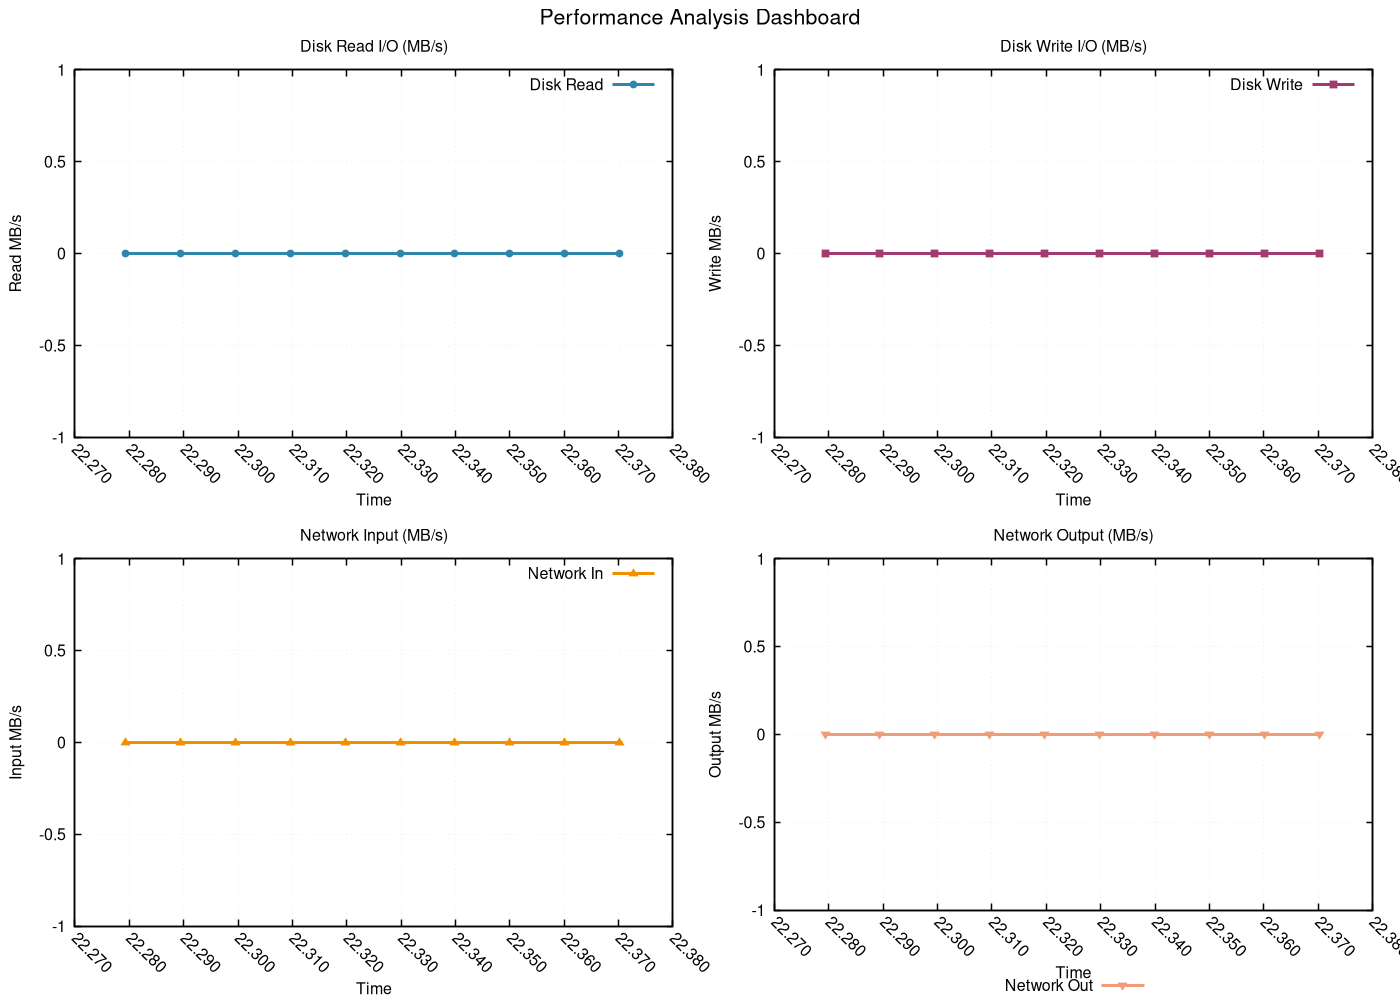

This chart was generated by the following gnuplot code:
# GNUplot script for performance metrics
set terminal pngcairo enhanced font 'Helvetica,12' size 1400,1000
set output 'png/interpolation_search_20260131_225122_resources.png'

set multiplot layout 2,2 title 'Performance Analysis Dashboard' font 'Helvetica,16'
set style line 1 lc rgb '#2E86AB' lt 1 lw 3 pt 7 ps 0.8
set style line 2 lc rgb '#A23B72' lt 1 lw 3 pt 5 ps 0.8
set style line 3 lc rgb '#F18F01' lt 1 lw 3 pt 9 ps 0.8
set style line 4 lc rgb '#F19C79' lt 1 lw 3 pt 11 ps 0.8
set style line 5 lc rgb '#0ABB9F' lt 1 lw 3 pt 13 ps 0.8

set format x "%.3f"
set xtics rotate by -45
set autoscale x

set title 'Disk Read I/O (MB/s)'
set xlabel 'Time'
set ylabel 'Read MB/s'
set grid linestyle 1 lc rgb '#D3D3D3' lt 0 lw 1
set border linewidth 1.5
plot 'png/interpolation_search_20260131_225122_resources.dat' using 1:4 with linespoints ls 1 title 'Disk Read'
set title 'Disk Write I/O (MB/s)'
set xlabel 'Time'
set ylabel 'Write MB/s'
set grid linestyle 1 lc rgb '#D3D3D3' lt 0 lw 1
set border linewidth 1.5
plot 'png/interpolation_search_20260131_225122_resources.dat' using 1:5 with linespoints ls 2 title 'Disk Write'
set title 'Network Input (MB/s)'
set xlabel 'Time'
set ylabel 'Input MB/s'
set grid linestyle 1 lc rgb '#D3D3D3' lt 0 lw 1
set border linewidth 1.5
plot 'png/interpolation_search_20260131_225122_resources.dat' using 1:6 with linespoints ls 3 title 'Network In'
set title 'Network Output (MB/s)'
set xlabel 'Time'
set ylabel 'Output MB/s'
set grid linestyle 1 lc rgb '#D3D3D3' lt 0 lw 1
set border linewidth 1.5
set key outside center bottom horizontal
plot 'png/interpolation_search_20260131_225122_resources.dat' using 1:7 with linespoints ls 4 title 'Network Out'
unset multiplot
